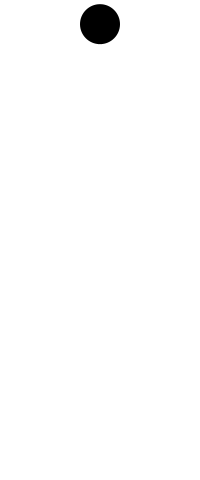
Frame 1 (no input)
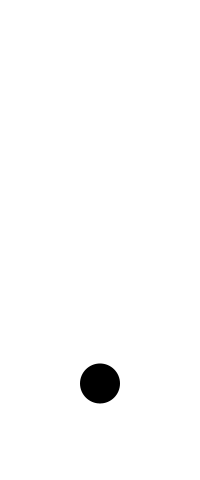
Frame 60 (the mouse pressed at the canvas centre just before this capture)
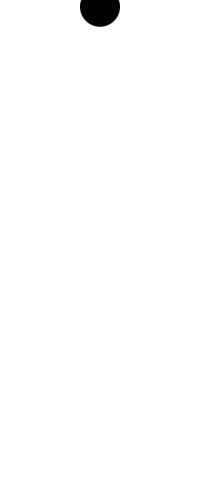
Frame 120 (the mouse held since frame 60 and released just before this capture)

The Processing sketch that drew these frames (run headless with seeded random() and noise(); from frame 60 on, the mouse is pressed at the canvas centre):

// Processing sketch: ball_y2
// ── ball_y2.pde
// 定数
final float gravity = 9.8 / 60;  // <-- 1/60秒あたりの重力加速度
final int fps =60;
final int d = 40;
final int x = 100;
final float y0 = 20;
final float vy0 = 4;
final float elas = 0.98;
// 変数
float y;                         // <-- ボールのy座標
float vy;                        // <-- ボールの速度のy成分

void setup() {
  size(200, 480);
  noStroke();
  fill(0, 0, 0);
  y = y0;
  vy = vy0;
}

void draw() {
  vy += gravity;    // <-- 速度に重力加速度を加算する
  y += vy;          // <-- ボールが速度ぶん移動する
  background(255, 255, 255);
  if (y>=460) {
    vy = -vy*elas;
    ellipse(x, height-d/2, d, d);
  } else {
    ellipse(x, y, d, d);
  }
}
